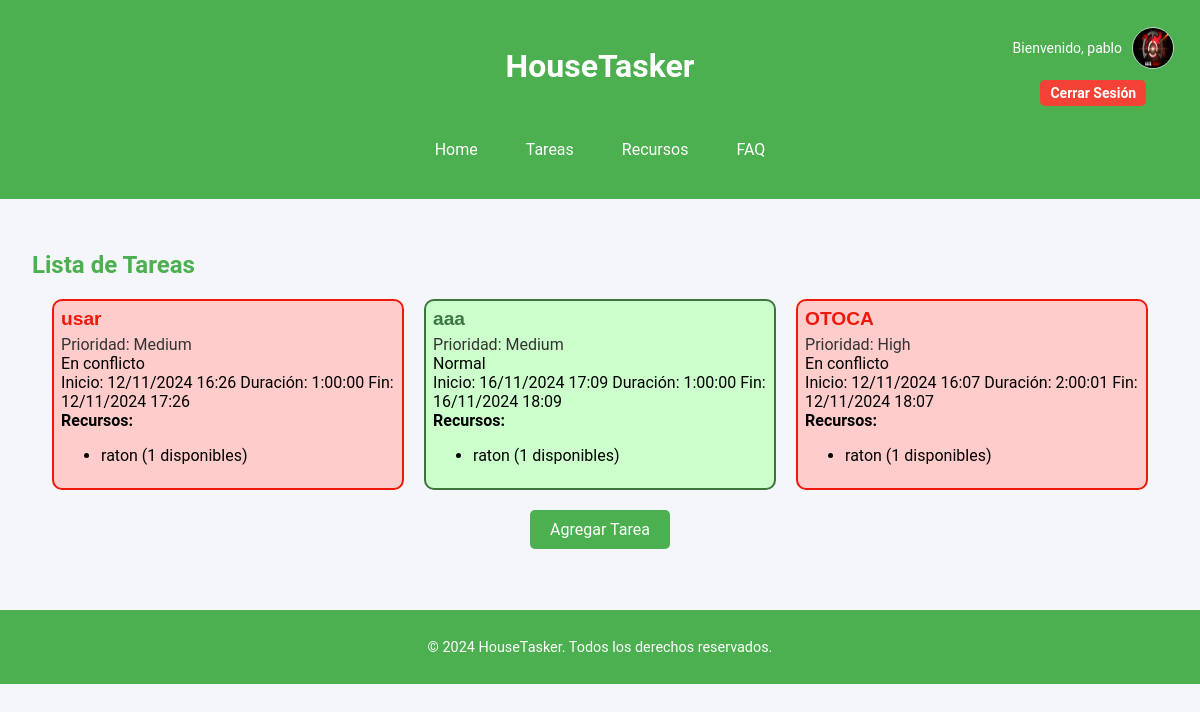
Before: /tasks/ (signed in) with the older database file.
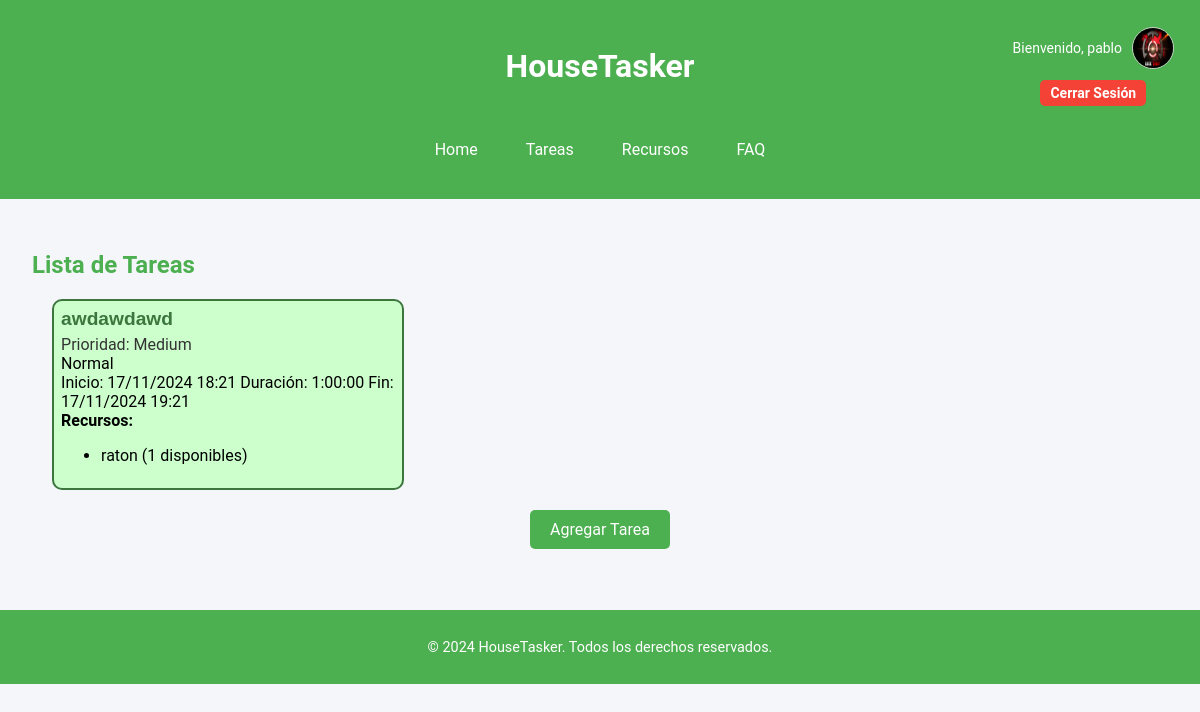
After: the same page with the newer database file.
### appHouseTasker/models.py (models this page shows, shortened)
class CustomUser(AbstractUser):
    profile_image = models.ImageField(upload_to='profile-pictures/', blank=True, null=True)

class Task(models.Model):
    LOW = 'Low'
    MEDIUM = 'Medium'
    HIGH = 'High'
    PRIORITY_CHOICES = [
        (LOW, 'Low'),
        (MEDIUM, 'Medium'),
        (HIGH, 'High'),
    ]
    title = models.CharField(max_length=255)
    description = models.TextField(blank=True, null=True)
    priority = models.CharField(max_length=6, choices=PRIORITY_CHOICES, default=MEDIUM)
    start_date = models.DateTimeField(default=timezone.now)
    duration = models.DurationField()
    completed = models.BooleanField(default=False)
    resources = models.ManyToManyField('Resource', related_name="tasks", blank=True)
    created_by = models.ForeignKey(CustomUser, on_delete=models.CASCADE)
    is_overlapping = models.BooleanField(default=False)
    def end_date(self):
        return self.start_date + self.duration

class Resource(models.Model):
    CATEGORY_CHOICES = [
        ('cleaning', 'Limpieza'),
        ('vehicle', 'Vehículo'),
        ('kitchen', 'Cocina'),
        ('others', 'Otros'),
    ]
    name = models.CharField(max_length=100, unique=True, help_text="Nombre del recurso, e.g., Jabon, Coche, Llaves.")
    description = models.TextField(blank=True, help_text="Descripción opcional del recurso y sus características.")
    quantity = models.PositiveIntegerField(default=1, help_text="Cantidad disponible de este recurso.")
    category = models.CharField(max_length=50, choices=CATEGORY_CHOICES, default='others', help_text="Categoría del recurso.")
    is_available = models.BooleanField(default=True, help_text="Indica si el recurso está disponible para uso.")

### appHouseTasker/views.py (the view)
# urls.py: path('tasks/', views.task_list, name='task_list'),  # List all tasks
@login_required
def task_list(request):
    tasks = Task.objects.all()
    for task in tasks:
        overlapping = False
        task_end_date = task.start_date + task.duration
        for resource in task.resources.all():
            overlapping_count = sum(
                1 for t in resource.tasks.exclude(id=task.id)
                if not (t.start_date >= task_end_date or t.start_date + t.duration <= task.start_date)
            )
            if overlapping_count >= resource.quantity:
                overlapping = True
                break
        task.is_overlapping = overlapping
        task.save()
    return render(request, 'task_list.html', {'tasks': tasks})

### appHouseTasker/templates/task_list.html
{% extends "base.html" %}
{% load static %}
{% block head %}
<link rel="stylesheet" href="{% static 'css/task_list.css' %}">
{% endblock %}
{% block main %}
<h2>Lista de Tareas</h2>
<div class="task-container">
  {% for task in tasks %}
    <div class="task-item {% if task.is_overlapping %}task-overlapping{% else %}task-ok{% endif %}">
      <a href="{% url 'task_detail' task.id %}">{{ task.title }}</a>
      <span class="priority">Prioridad: {{ task.get_priority_display }}</span>
      {% if task.is_overlapping %}
        <span class="status">En conflicto</span>
      {% else %}
        <span class="status">Normal</span>
      {% endif %}
      <div class="task-dates">
        <span class="start-date">Inicio: {{ task.start_date|date:"d/m/Y H:i" }}</span>
        <span class="duration">Duración: {{ task.duration }}</span>
        <span class="end-date">Fin: {{ task.end_date|date:"d/m/Y H:i" }}</span>
      </div>
      <div class="task-resources">
        <strong>Recursos:</strong>
        {% if task.resources.all %}
          <ul>
            {% for resource in task.resources.all %}
              <li>{{ resource.name }} ({{ resource.quantity }} disponibles)</li>
            {% endfor %}
          </ul>
        {% else %}
          <p>No se asignaron recursos a esta tarea.</p>
        {% endif %}
      </div>
    </div>
  {% empty %}
    <p>No se encontraron tareas.</p>
  {% endfor %}
</div>
<div class="add-task-button-container">
  <a href="{% url 'task_create' %}" class="add-task-button">Agregar Tarea</a>
</div>
{% endblock %}

### appHouseTasker/templates/base.html (shortened to what this page needs)
{% load static %}
<!DOCTYPE html>
<html lang="es">
	<head>
		<link rel="stylesheet" href="{% static 'css/ht.css' %}">
		<link rel="stylesheet" href="{% static 'css/fonts.css' %}">
		{% block head %}{% endblock %}
	</head>
	<body>
		<header>
            <div class="header-container">
                <h1>{% block header-title %}HouseTasker{% endblock %}</h1>
                <div class="user-info">
                    {% if user.is_authenticated %}
                        <div class="profile">
                            <p>Bienvenido, {{ user.username }}</p>
                            {% if user.profile_image %}
                                <img src="{{ user.profile_image.url }}" alt="Profile picture" class="profile-pic">
                            {% else %}
                                <img src="{% static 'img/default_pfp.png' %}" alt="Default profile picture" class="profile-pic">
                            {% endif %}
                        </div>
						<div class="logout">
                            <form method="POST" action="{% url 'logout' %}">
                                <button type="submit" class="logout-btn">Cerrar Sesión</button>
                            </form>
                        </div>
                    {% endif %}
                </div>
            </div>
            <nav>
                {% block nav %}
                <a href="{% url 'home' %}">Home</a>
                <a href="{% url 'task_list' %}">Tareas</a>
                <a href="{% url 'resource_list' %}">Recursos</a>
                <a href="{% url 'faq' %}">FAQ</a>
                {% endblock %}
            </nav>
        </header>
		<main>
			{% block main %}
			{% endblock %}
		</main>
		<footer>
			<p>© 2024 HouseTasker. Todos los derechos reservados.</p>
		</footer>
	</body>
</html>

### appHouseTasker/static/css/ht.css (style rules this page uses)
body, html { font-family: Arial, sans-serif; margin: 0; padding: 0; color: #333; background-color: #f4f6f9; }
header, footer { background-color: #4CAF50; color: white; text-align: center; padding: 1em; }
h1 { font-size: 2em; margin: 0; }
h2, h3 { color: #4CAF50; }
main { padding: 2em; }
nav { display: flex; justify-content: center; gap: 1em; margin: 1em 0; }
nav a { color: white; text-decoration: none; padding: 0.5em 1em; }
footer { margin-top: 2em; font-size: 0.9em; }
.header-container { display: grid; grid-template-columns: 1fr auto 1fr; align-items: center; padding: 10px; position: relative; }
.header-container h1 { grid-column: 2; text-align: center; margin: 0; }
.user-info { grid-column: 3; justify-self: end; }
.user-info .profile { display: flex; align-items: center; }
.user-info .profile p { margin-right: 10px; font-size: 14px; }
.profile-pic { width: 40px; height: 40px; border-radius: 50%; border: 1px solid #ccc; }
.logout { margin-top: 10px; }
.logout-btn { background-color: #f44336; color: white; border: none; padding: 5px 10px; font-size: 14px; cursor: pointer; border-radius: 5px; transition: background-color 0.3s ease; }

### appHouseTasker/static/css/task_list.css (style rules this page uses)
.task-container { display: grid; gap: 20px; margin: 20px; }
.task-item { background-color: #fff; border: 2px solid #4CAF50; border-radius: 10px; padding: 2%; transition: background-color 0.3s ease; }
.task-item a { font-family: Arial, sans-serif; font-weight: bold; color: #4CAF50; font-size: 1.2em; text-decoration: none; }
.task-item .priority { color: #333; display: block; margin-top: 5px; }
.add-task-button-container { display: flex; justify-content: center; margin-top: 20px; }
.add-task-button { background-color: #4CAF50; color: white; padding: 10px 20px; text-align: center; text-decoration: none; font-size: 16px; border-radius: 5px; transition: background-color 0.3s ease; }
.task-ok { background-color: #ccffcc; color: #000000; border-color: #3c763d; }
.task-ok a { color: #3c763d; }
@media only screen and (min-width: 961px) { .task-container { grid-template-columns: 1fr 1fr 1fr; } }

Changed rows visible on the page:
removed Task: title "usar", priority "Medium", is_overlapping "En conflicto", start_date "12/11/2024 16:26", duration "1:00:00", end_date "12/11/2024 17:26", Resource (name "raton", quantity "1")
removed Task: title "aaa", priority "Medium", is_overlapping "Normal", start_date "16/11/2024 17:09", duration "1:00:00", end_date "16/11/2024 18:09", Resource (name "raton", quantity "1")
removed Task: title "OTOCA", priority "High", is_overlapping "En conflicto", start_date "12/11/2024 16:07", duration "2:00:01", end_date "12/11/2024 18:07", Resource (name "raton", quantity "1")
added Task: title "awdawdawd", priority "Medium", is_overlapping "Normal", start_date "17/11/2024 18:21", duration "1:00:00", end_date "17/11/2024 19:21", Resource (name "raton", quantity "1")
